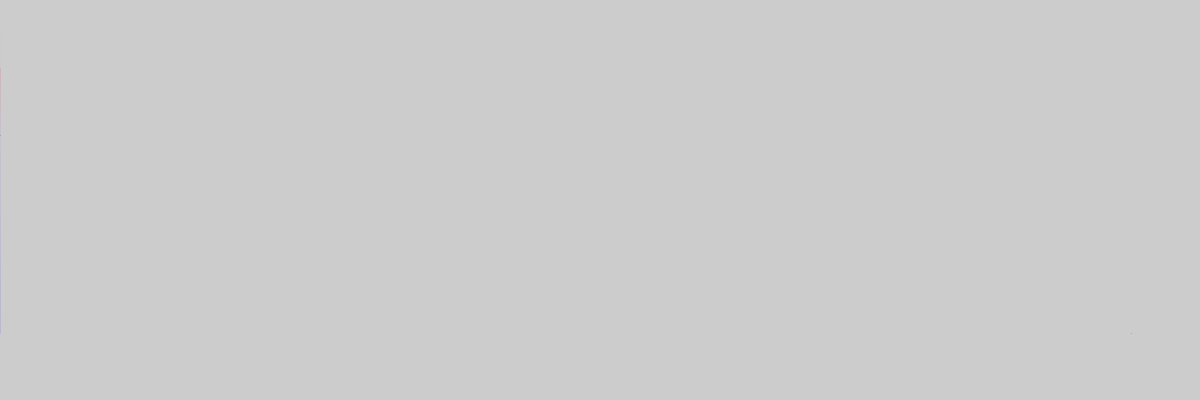
Frame 1 (no input)
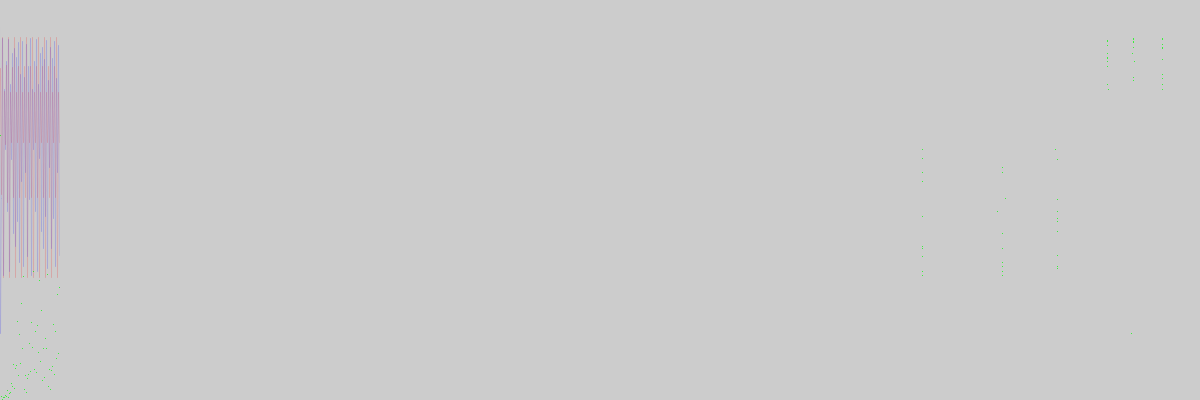
Frame 60 (the mouse pressed at the canvas centre just before this capture)
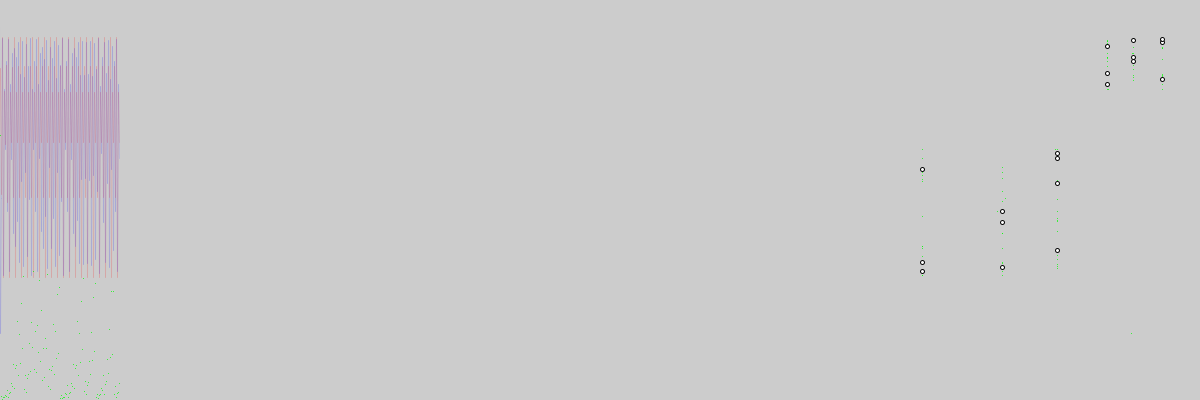
Frame 120 (the mouse held since frame 60 and released just before this capture)

The Processing sketch that drew these frames (run headless with seeded random() and noise(); from frame 60 on, the mouse is pressed at the canvas centre):

// Processing sketch: multi_pde
// ── multi_pde.pde
/// @file
/// Simple model of synchronization of couple, also class usage demonstration. (test project for Processing2C)
/// @date 2024-09-30 (last change)
/// @author: Wojciech Borkowski wborkowski_uw_edu_pl
/// @note Comments from lecture/Komentarze są notatkami z wykładu: Małgorzata Filon
/// ORIGINAL FILE: "synchronizacja1.pde" -> "SYNCHRONIC1.pde"
//*////////////////////////////////////////////////////////////////////////////////

/*_import_class:singiel */

/// Potrzebna będzie wartość współczynnika spięcia, czyli synchronizacji systemów w klasach `singiel`:
final   float DefaultAlfa=0.25;

int     Rozbieg=100;   //!< Ile kroków traktujemy jako rozbieg do zsynchronizowania

// Zdefiniowaliśmy klasę, teraz jej użyjemy.
singiel First, Second; //!< Te nazwy to tylko uchwyty do obiektów, coś jak zwykła liczba `float` czy `integer`,
                       //!< ale to ze je zadeklarujemy nie oznacza ze istnieją te obiekty.
                       //!< Obiekty powstaną dalej za pomocą `new`, wiec za te dopiero uchwycą to co powstanie.
int Ws=400;

void setup()
{
  size(1200,400);
  frameRate(300);
 // `First=new singiel()` // Tak tworzymy nowy obiekt, będzie typu "singiel". Używamy konstruktor singiel:
 First=new singiel(random(1.0), 3.5+random(0.5), DefaultAlfa);  // 3,5 do 5 bo patrzymy na synchronizacje w chaosie, wtedy jest najciekawsza
 Second=new singiel(random(1.0), 3.5+random(0.5), DefaultAlfa); // dwa systemy od siebie niezależne, wpływając na alfa możemy zwiększać ich wzajemna synchronizacje
 
 println("1st:",First.x1+
         " "+First.r+
         " alfa:"+First.sync); // uchwyt do obiektu, robi za nazwę obiektu, kropka i nazwa pola wiec czytamy z pola (lub można też z funkcją)
 println("2st:",Second.x1+
         " "+Second.r+
         " alfa:"+Second.sync);
}

int N=0;

float Grn=255;
float Blu=255;
float Red=255;

float scaleY(double X)
{
  return Ws-(float)X*Ws;
}

void draw()
{
  First.next();
  Second.next();
  
  //println("1st:",First.x1,
  //        "\t2nd:",Second.x1);
  
  if(N<2*Ws)
  {
    stroke(Red,0,0,25);
    line(N-1,scaleY(First.x1),N,scaleY(First.x2)); //musimy napisac z ktorego obiektu bierzemy x1,x2
    
    
    stroke(0,0,Blu,25);
    line(N-1,scaleY(Second.x1),N,scaleY(Second.x2));
    
    stroke(0,Grn,0);
    point(N,scaleY(abs(First.x2-Second.x2)));
    point(2*Ws+First.x2*Ws,scaleY(Second.x2));
    
    if(N>Rozbieg) //to wyrzucić to będzie widać dojście do atraktora
    {
       stroke(0);
       ellipse(2*Ws+First.x2*Ws,scaleY(Second.x2),4.0,4.0);
    }
    
    N++; // tu kończymy dany krok
  }
  else
  {
    N=0; //Wystarczająco dużo już było, restartujemy systemy
    println("realFM:",frameRate,
            "\tX=",First.x1,Second.x2);
    First.x2=random(1.0);
    Second.x2=random(1.0);
    Grn=100+random(155);Blu=100+random(155);Red=100+random(155);
  }

}

// multi_pde.pde
String PROJECT_NAME="SYNCHRONIC1";


// ── singiel_class.pde
//_pragma once
/// @author: Wojciech Borkowski wborkowski_uw_edu_pl
//_ifndef HEADER_singiel_INCLUDED
//_define HEADER_singiel_INCLUDED

/// @file
/// Simple model of synchronization of couple, also class usage demonstration. (test project for Processing2C)
/// @note Comments from lecture/Komentarze są notatkami z wykładu: Małgorzata Filon
/// ORIGINAL FILE: "synchronizacja1.pde" -> "SYNCHRONIC1.pde"

/// @note Automatically extracted definition of `class`: singiel
class singiel {
 //klasa czyli typ złożony
  //pola obiektu czyli dane 
  float x1,x2;
  float r;    //!<  np. współczynnik kontroli.
  float sync; //!<  jedno z pól, zależne do czego używamy obiektu, tu jest to wartość synchronizacji.
  
  //Metody:
  // KONSTRUKTOR: Każda klasa ma jedną metodę, która nazywa sie jak nazwa klasy.
  singiel(float iX,float iR,float iSync) //!< Konstruktor nie ma wartości zwracanej, nadaje stan obiektowi,
  {                                      //!< wszystkie pola muszą otrzymać nieprzypadkową wartość.
    x1=x2=iX; r=iR; sync=iSync;
  }
  
  /// Zwykła metoda, zazwyczaj zmienia wartość przynajmniej jednego pola.
  void next()
  {
    x1=x2;
    x2=x1*r*(1-x1);
  }

} /*_endOfClass*/

/// Generated by Processing2C++ extraction Tools
//_endif //HEADER_singiel_INCLUDED
